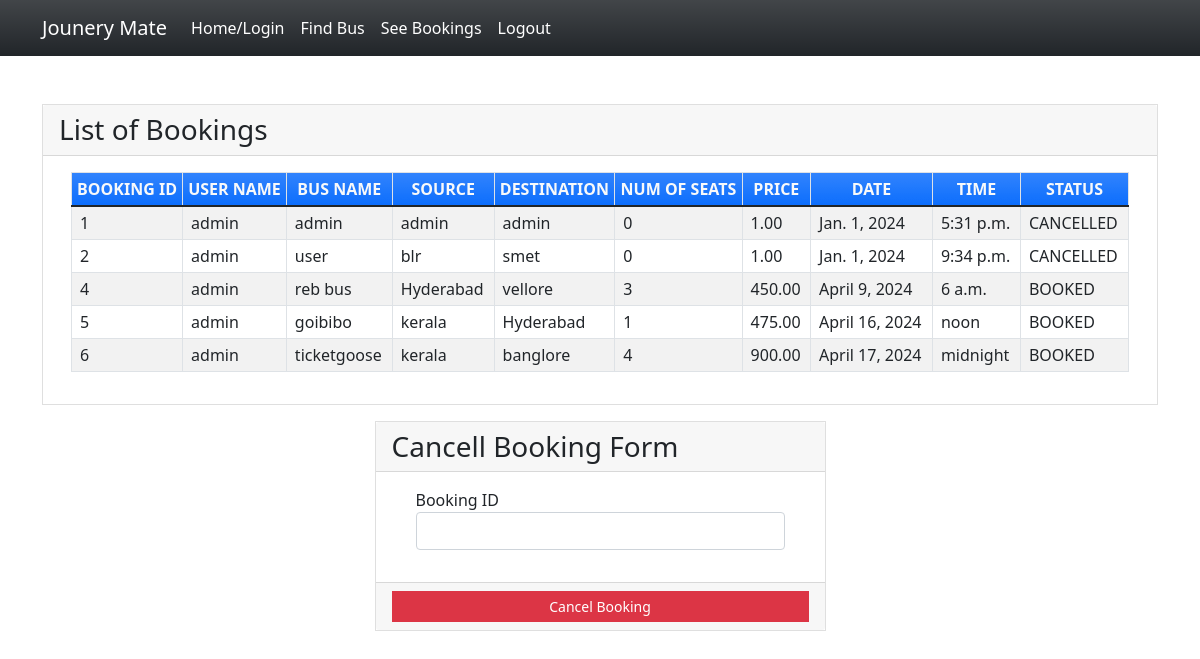
/seebookings (signed in), run on the app's committed database.
### myapp/models.py (models this page shows, shortened)
class Book(models.Model):
    BOOKED = 'B'
    CANCELLED = 'C'
    TICKET_STATUSES = ((BOOKED, 'Booked'),
                       (CANCELLED, 'Cancelled'),)
    email = models.EmailField()
    name = models.CharField(max_length=30)
    userid =models.DecimalField(decimal_places=0, max_digits=2)
    busid=models.DecimalField(decimal_places=0, max_digits=2)
    bus_name = models.CharField(max_length=30)
    source = models.CharField(max_length=30)
    dest = models.CharField(max_length=30)
    nos = models.DecimalField(decimal_places=0, max_digits=2)
    price = models.DecimalField(decimal_places=2, max_digits=6)
    date = models.DateField()
    time = models.TimeField()
    status = models.CharField(choices=TICKET_STATUSES, default=BOOKED, max_length=2)
    class Meta:
        verbose_name_plural = "List of Books"

### myapp/views.py (the view)
# urls.py: path('seebookings', views.seebookings, name="seebookings"),
@login_required(login_url='signin')
def seebookings(request,new={}):
    context = {}
    id_r = request.user.id
    book_list = Book.objects.filter(userid=id_r)
    if book_list:
        return render(request, 'myapp/booklist.html', locals())
    else:
        context["error"] = "Sorry no buses booked"
        return render(request, 'myapp/findbus.html', context)

### myapp/templates/myapp/booklist.html (shortened to what this page needs)
{% extends 'myapp/base.html' %} {% block content %}
<div class="container my-5">
    <div class="card rounded-0">
        <div class="card-header">
            <div class="card-title h3 mb-0">List of Bookings</div>
        </div>
        <div class="card-body">
            <div class="container-fluid">
                <table class="table table-bordered table-striped">
                    <thead>
                        <tr class="bg-gradient bg-primary text-light">
                            <th class="p-1 text-center">BOOKING ID</th>
                            <th class="p-1 text-center">USER NAME</th>
                            <th class="p-1 text-center">BUS NAME</th>
                            <th class="p-1 text-center">SOURCE</th>
                            <th class="p-1 text-center">DESTINATION</th>
                            <th class="p-1 text-center">NUM OF SEATS</th>
                            <th class="p-1 text-center">PRICE</th>
                            <th class="p-1 text-center">DATE</th>
                            <th class="p-1 text-center">TIME</th>
                            <th class="p-1 text-center">STATUS</th>
                        </tr>
                    </thead>
                    {% for row in book_list %}
                    <tr>
                        <td class="px-2 py-1 align-middle">{{row.id}}</td>
                        <td class="px-2 py-1 align-middle">{{row.name}}</td>
                        <td class="px-2 py-1 align-middle">{{row.bus_name}}</td>
                        <td class="px-2 py-1 align-middle">{{row.source}}</td>
                        <td class="px-2 py-1 align-middle">{{row.dest}}</td>
                        <td class="px-2 py-1 align-middle">{{row.nos}}</td>
                        <td class="px-2 py-1 align-middle">{{row.price}}</td>
                        <td class="px-2 py-1 align-middle">{{row.date}}</td>
                        <td class="px-2 py-1 align-middle">{{row.time}}</td>
                        <td class="px-2 py-1 align-middle">{{row.status}}</td>
                    </tr>
                    {% endfor %}
                </table>
            </div>
        </div>
    </div>
    <div class="row mt-3 justify-content-center">
        <div class="col-lg-5 col-md-7 col-sm-10 col-xs-12">
            <div class="card rounded-0">
                <div class="card-header">
                    <div class="card-title h3 mb-0">Cancell Booking Form</div>
                </div>
                <div class="card-body">
                    <div class="container-fluid">
                        <form action="{% url 'cancellings' %}" method="post" id="cancel-form">
                            <div class="mb-3">
                                <label for="bus_id" class="control-label">Booking ID</label>
                                <input name='bus_id' class="form-control" type="number" id="bus_id">
                            </div>
                        </form>
                    </div>
                </div>
                <div class="card-footer text-center">
                    <button class="btn btn-sm rounded-0 btn-danger w-100" form="cancel-form">Cancel Booking</button>
                </div>
            </div>
        </div>
    </div>
</div>
{% endblock %}

### myapp/templates/myapp/base.html (shortened to what this page needs)
<!doctype html>
<html lang="en">
<head>
    <link rel="stylesheet" href="https://cdn.jsdelivr.net/npm/bootstrap@5.1.3/dist/css/bootstrap.min.css">
</head>
<body>
<nav class="navbar navbar-expand-lg navbar-light bg-gradient bg-dark">
    <div class="container">
            <a class="navbar-brand" href="#" style="color: white;">Jounery Mate</a>
        <div class="collapse navbar-collapse" id="navbarNavAltMarkup">
            <div class="navbar-nav" >
                <a class="nav-item nav-link active" href="{% url 'home' %}" style="color: white;">Home/Login</a>
                <a class="nav-item nav-link" href="{% url 'findbus' %}" style="color: white;">Find Bus</a>
                <a class="nav-item nav-link" href="{% url 'seebookings' %}" style="color: white;">See Bookings</a>
                {% if request.user.is_active %}
                <a class="nav-item nav-link " href="{% url 'signout' %}" style="color: white;">Logout</a>
                {% else %}
                <a class="nav-item nav-link " href="{% url 'signup' %}" style="color: white;">Registration</a>
                {% endif %}
            </div>
        </div>
    </div>
</nav>
{% block content %}
{% endblock %}
</body>
</html>

### myapp/templates/myapp/base.html (style rules this page uses)
body { background-image: url(https://images.unsplash.com/photo-1544620347-c4fd4a3d5957?q=80&w=1000&auto=format&fit=crop&ixlib=rb-4.0.3&ixid=M3wxMjA3fDB8MHxzZWFyY2h8Mnx8YnVzfGVufDB8fDB8fHww); background-repeat: no-repeat; background-size: cover; }

### data on the page
Book: id "1", name "admin", bus_name "admin", source "admin", dest "admin", nos "0", price "1.00", date "Jan. 1, 2024", time "5:31 p.m.", status "CANCELLED"
Book: id "2", name "admin", bus_name "user", source "blr", dest "smet", nos "0", price "1.00", date "Jan. 1, 2024", time "9:34 p.m.", status "CANCELLED"
Book: id "4", name "admin", bus_name "reb bus", source "Hyderabad", dest "vellore", nos "3", price "450.00", date "April 9, 2024", time "6 a.m.", status "BOOKED"
Book: id "5", name "admin", bus_name "goibibo", source "kerala", dest "Hyderabad", nos "1", price "475.00", date "April 16, 2024", time "noon", status "BOOKED"
Book: id "6", name "admin", bus_name "ticketgoose", source "kerala", dest "banglore", nos "4", price "900.00", date "April 17, 2024", time "midnight", status "BOOKED"
